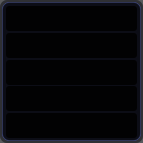
  <widget class="QFrame" name="frame_14">
   <property name="geometry">
    <rect>
     <x>150</x>
     <y>230</y>
     <width>143</width>
     <height>143</height>
    </rect>
   </property>
   <property name="styleSheet">
    <string notr="true">background-color: rgba(32, 33, 37, 190);
border-radius: 7px</string>
   </property>
   <property name="frameShape">
    <enum>QFrame::StyledPanel</enum>
   </property>
   <property name="frameShadow">
    <enum>QFrame::Raised</enum>
   </property>
   <layout class="QVBoxLayout" name="verticalLayout_27">
    <property name="spacing">
     <number>2</number>
    </property>
    <property name="leftMargin">
     <number>2</number>
    </property>
    <property name="topMargin">
     <number>2</number>
    </property>
    <property name="rightMargin">
     <number>2</number>
    </property>
    <property name="bottomMargin">
     <number>2</number>
    </property>
    <item>
     <widget class="QFrame" name="frame_43">
      <property name="styleSheet">
       <string notr="true">
background-color: rgb(88, 106, 233);
border-radius: 8px</string>
      </property>
      <property name="frameShape">
       <enum>QFrame::StyledPanel</enum>
      </property>
      <property name="frameShadow">
       <enum>QFrame::Raised</enum>
      </property>
      <layout class="QVBoxLayout" name="verticalLayout_28">
       <property name="spacing">
        <number>1</number>
       </property>
       <property name="leftMargin">
        <number>0</number>
       </property>
       <property name="topMargin">
        <number>0</number>
       </property>
       <property name="rightMargin">
        <number>0</number>
       </property>
       <property name="bottomMargin">
        <number>0</number>
       </property>
       <item>
        <widget class="QFrame" name="frame_44">
         <property name="styleSheet">
          <string notr="true">background-color: rgba(32, 33, 37, 190);</string>
         </property>
         <property name="frameShape">
          <enum>QFrame::StyledPanel</enum>
         </property>
         <property name="frameShadow">
          <enum>QFrame::Raised</enum>
         </property>
         <layout class="QVBoxLayout" name="verticalLayout_29">
          <property name="spacing">
           <number>0</number>
          </property>
          <property name="leftMargin">
           <number>1</number>
          </property>
          <property name="topMargin">
           <number>1</number>
          </property>
          <property name="rightMargin">
           <number>1</number>
          </property>
          <property name="bottomMargin">
           <number>1</number>
          </property>
          <item>
           <widget class="QFrame" name="frame_45">
            <property name="minimumSize">
             <size>
              <width>121</width>
              <height>121</height>
             </size>
            </property>
            <property name="styleSheet">
             <string notr="true">background-color:  rgba(0, 0, 0, 190);
border-radius:6px;</string>
            </property>
            <property name="frameShape">
             <enum>QFrame::StyledPanel</enum>
            </property>
            <property name="frameShadow">
             <enum>QFrame::Raised</enum>
            </property>
            <layout class="QVBoxLayout" name="verticalLayout_30">
             <property name="spacing">
              <number>2</number>
             </property>
             <property name="leftMargin">
              <number>3</number>
             </property>
             <property name="topMargin">
              <number>3</number>
             </property>
             <property name="rightMargin">
              <number>3</number>
             </property>
             <property name="bottomMargin">
              <number>3</number>
             </property>
             <item>
              <widget class="QFrame" name="frame_46">
               <property name="minimumSize">
                <size>
                 <width>0</width>
                 <height>25</height>
                </size>
               </property>
               <property name="maximumSize">
                <size>
                 <width>16777215</width>
                 <height>25</height>
                </size>
               </property>
               <property name="styleSheet">
                <string notr="true">QFrame{background-color: rgb(2, 2, 3); border-radius: 3px;}
QFrame:hover{background-color: rgb(20, 20, 30); border-radius: 3px;}</string>
               </property>
               <property name="frameShape">
                <enum>QFrame::StyledPanel</enum>
               </property>
               <property name="frameShadow">
                <enum>QFrame::Raised</enum>
               </property>
              </widget>
             </item>
             <item>
              <widget class="QFrame" name="frame_47">
               <property name="minimumSize">
                <size>
                 <width>0</width>
                 <height>25</height>
                </size>
               </property>
               <property name="maximumSize">
                <size>
                 <width>16777215</width>
                 <height>25</height>
                </size>
               </property>
               <property name="styleSheet">
                <string notr="true">QFrame{background-color: rgb(2, 2, 3); border-radius: 3px;}
QFrame:hover{background-color: rgb(20, 20, 30); border-radius: 3px;}</string>
               </property>
               <property name="frameShape">
                <enum>QFrame::StyledPanel</enum>
               </property>
               <property name="frameShadow">
                <enum>QFrame::Raised</enum>
               </property>
              </widget>
             </item>
             <item>
              <widget class="QFrame" name="frame_48">
               <property name="minimumSize">
                <size>
                 <width>0</width>
                 <height>25</height>
                </size>
               </property>
               <property name="maximumSize">
                <size>
                 <width>16777215</width>
                 <height>25</height>
                </size>
               </property>
               <property name="styleSheet">
                <string notr="true">QFrame{background-color: rgb(2, 2, 3); border-radius: 3px;}
QFrame:hover{background-color: rgb(20, 20, 30); border-radius: 3px;}</string>
               </property>
               <property name="frameShape">
                <enum>QFrame::StyledPanel</enum>
               </property>
               <property name="frameShadow">
                <enum>QFrame::Raised</enum>
               </property>
              </widget>
             </item>
             <item>
              <widget class="QFrame" name="frame_49">
               <property name="minimumSize">
                <size>
                 <width>0</width>
                 <height>25</height>
                </size>
               </property>
               <property name="maximumSize">
                <size>
                 <width>16777215</width>
                 <height>25</height>
                </size>
               </property>
               <property name="styleSheet">
                <string notr="true">QFrame{background-color: rgb(2, 2, 3); border-radius: 3px;}
QFrame:hover{background-color: rgb(20, 20, 30); border-radius: 3px;}</string>
               </property>
               <property name="frameShape">
                <enum>QFrame::StyledPanel</enum>
               </property>
               <property name="frameShadow">
                <enum>QFrame::Raised</enum>
               </property>
              </widget>
             </item>
             <item>
              <widget class="QFrame" name="frame_50">
               <property name="minimumSize">
                <size>
                 <width>0</width>
                 <height>25</height>
                </size>
               </property>
               <property name="maximumSize">
                <size>
                 <width>16777215</width>
                 <height>25</height>
                </size>
               </property>
               <property name="styleSheet">
                <string notr="true">QFrame{background-color: rgb(2, 2, 3); border-radius: 3px;}
QFrame:hover{background-color: rgb(20, 20, 30); border-radius: 3px;}</string>
               </property>
               <property name="frameShape">
                <enum>QFrame::StyledPanel</enum>
               </property>
               <property name="frameShadow">
                <enum>QFrame::Raised</enum>
               </property>
              </widget>
             </item>
            </layout>
           </widget>
          </item>
         </layout>
        </widget>
       </item>
      </layout>
     </widget>
    </item>
   </layout>
  </widget>
